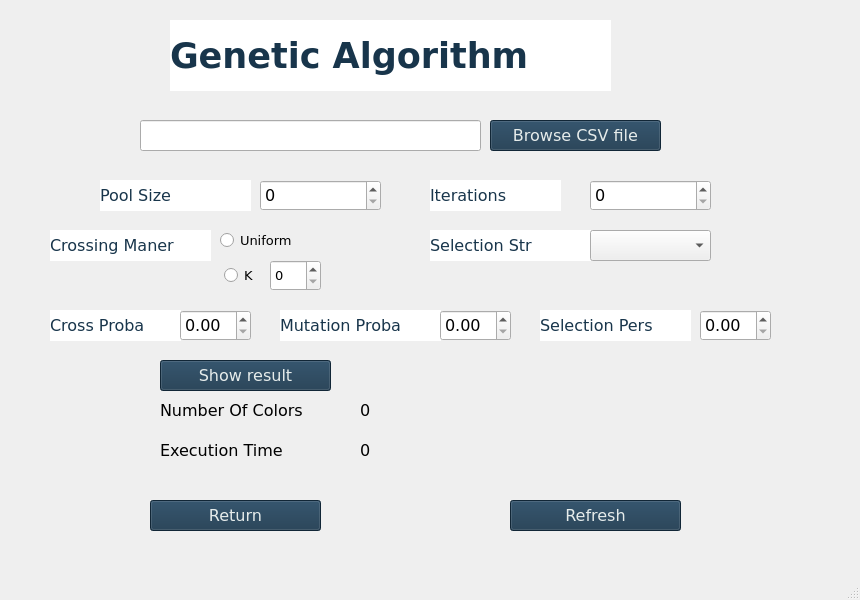
<?xml version="1.0" encoding="UTF-8"?>
<ui version="4.0">
 <class>agScreen</class>
 <widget class="QMainWindow" name="agScreen">
  <property name="geometry">
   <rect>
    <x>0</x>
    <y>0</y>
    <width>860</width>
    <height>600</height>
   </rect>
  </property>
  <property name="windowTitle">
   <string>MainWindow</string>
  </property>
  <widget class="QWidget" name="centralwidget">
   <widget class="QLabel" name="resultLabel1">
    <property name="geometry">
     <rect>
      <x>160</x>
      <y>400</y>
      <width>191</width>
      <height>21</height>
     </rect>
    </property>
    <property name="font">
     <font>
      <family>Verdana</family>
      <pointsize>12</pointsize>
     </font>
    </property>
    <property name="text">
     <string>Number Of Colors</string>
    </property>
   </widget>
   <widget class="QPushButton" name="browseCsvButton">
    <property name="geometry">
     <rect>
      <x>490</x>
      <y>120</y>
      <width>171</width>
      <height>31</height>
     </rect>
    </property>
    <property name="font">
     <font>
      <family>Verdana</family>
      <pointsize>12</pointsize>
     </font>
    </property>
    <property name="styleSheet">
     <string notr="true">background-color: rgb(24, 53, 76);
color: rgb(230, 236, 235);</string>
    </property>
    <property name="text">
     <string>Browse CSV file</string>
    </property>
   </widget>
   <widget class="QLabel" name="poolsizeLabel">
    <property name="geometry">
     <rect>
      <x>100</x>
      <y>180</y>
      <width>151</width>
      <height>31</height>
     </rect>
    </property>
    <property name="font">
     <font>
      <family>Verdana</family>
      <pointsize>12</pointsize>
      <weight>50</weight>
      <bold>false</bold>
     </font>
    </property>
    <property name="layoutDirection">
     <enum>Qt::LeftToRight</enum>
    </property>
    <property name="styleSheet">
     <string notr="true">background-color: rgb(255, 255, 255);
color: rgb(24, 53, 75);
</string>
    </property>
    <property name="text">
     <string>Pool Size</string>
    </property>
   </widget>
   <widget class="QLabel" name="iterationsLabel">
    <property name="geometry">
     <rect>
      <x>430</x>
      <y>180</y>
      <width>131</width>
      <height>31</height>
     </rect>
    </property>
    <property name="font">
     <font>
      <family>Verdana</family>
      <pointsize>12</pointsize>
      <weight>50</weight>
      <bold>false</bold>
     </font>
    </property>
    <property name="layoutDirection">
     <enum>Qt::LeftToRight</enum>
    </property>
    <property name="styleSheet">
     <string notr="true">background-color: rgb(255, 255, 255);
color: rgb(24, 53, 75);
</string>
    </property>
    <property name="text">
     <string>Iterations</string>
    </property>
   </widget>
   <widget class="QPushButton" name="returnButton">
    <property name="geometry">
     <rect>
      <x>150</x>
      <y>500</y>
      <width>171</width>
      <height>31</height>
     </rect>
    </property>
    <property name="font">
     <font>
      <family>Verdana</family>
      <pointsize>12</pointsize>
     </font>
    </property>
    <property name="styleSheet">
     <string notr="true">background-color: rgb(24, 53, 76);
color: rgb(230, 236, 235);</string>
    </property>
    <property name="text">
     <string>Return</string>
    </property>
   </widget>
   <widget class="QLabel" name="resultLabel2">
    <property name="geometry">
     <rect>
      <x>160</x>
      <y>440</y>
      <width>181</width>
      <height>21</height>
     </rect>
    </property>
    <property name="font">
     <font>
      <family>Verdana</family>
      <pointsize>12</pointsize>
     </font>
    </property>
    <property name="text">
     <string>Execution Time</string>
    </property>
   </widget>
   <widget class="QLabel" name="result1">
    <property name="geometry">
     <rect>
      <x>360</x>
      <y>400</y>
      <width>151</width>
      <height>21</height>
     </rect>
    </property>
    <property name="font">
     <font>
      <family>Verdana</family>
      <pointsize>12</pointsize>
     </font>
    </property>
    <property name="text">
     <string>0</string>
    </property>
   </widget>
   <widget class="QPushButton" name="submitButton">
    <property name="geometry">
     <rect>
      <x>160</x>
      <y>360</y>
      <width>171</width>
      <height>31</height>
     </rect>
    </property>
    <property name="font">
     <font>
      <family>Verdana</family>
      <pointsize>12</pointsize>
     </font>
    </property>
    <property name="styleSheet">
     <string notr="true">background-color: rgb(24, 53, 76);
color: rgb(230, 236, 235);</string>
    </property>
    <property name="text">
     <string>Show result</string>
    </property>
   </widget>
   <widget class="QLabel" name="screenTitle">
    <property name="geometry">
     <rect>
      <x>170</x>
      <y>20</y>
      <width>441</width>
      <height>71</height>
     </rect>
    </property>
    <property name="font">
     <font>
      <family>Verdana</family>
      <pointsize>26</pointsize>
      <weight>75</weight>
      <bold>true</bold>
     </font>
    </property>
    <property name="layoutDirection">
     <enum>Qt::LeftToRight</enum>
    </property>
    <property name="styleSheet">
     <string notr="true">background-color: rgb(255, 255, 255);
color: rgb(24, 53, 75);
</string>
    </property>
    <property name="text">
     <string>Genetic Algorithm</string>
    </property>
   </widget>
   <widget class="QSpinBox" name="iterationsInput">
    <property name="geometry">
     <rect>
      <x>590</x>
      <y>180</y>
      <width>121</width>
      <height>31</height>
     </rect>
    </property>
    <property name="font">
     <font>
      <family>Verdana</family>
      <pointsize>12</pointsize>
     </font>
    </property>
    <property name="maximum">
     <number>50000</number>
    </property>
   </widget>
   <widget class="QLineEdit" name="filename">
    <property name="geometry">
     <rect>
      <x>140</x>
      <y>120</y>
      <width>341</width>
      <height>31</height>
     </rect>
    </property>
    <property name="text">
     <string/>
    </property>
   </widget>
   <widget class="QPushButton" name="refrechButton">
    <property name="geometry">
     <rect>
      <x>510</x>
      <y>500</y>
      <width>171</width>
      <height>31</height>
     </rect>
    </property>
    <property name="font">
     <font>
      <family>Verdana</family>
      <pointsize>12</pointsize>
     </font>
    </property>
    <property name="styleSheet">
     <string notr="true">background-color: rgb(24, 53, 76);
color: rgb(230, 236, 235);</string>
    </property>
    <property name="text">
     <string>Refresh</string>
    </property>
   </widget>
   <widget class="QLabel" name="result2">
    <property name="geometry">
     <rect>
      <x>360</x>
      <y>440</y>
      <width>151</width>
      <height>21</height>
     </rect>
    </property>
    <property name="font">
     <font>
      <family>Verdana</family>
      <pointsize>12</pointsize>
     </font>
    </property>
    <property name="text">
     <string>0</string>
    </property>
   </widget>
   <widget class="QSpinBox" name="poolsizeInput">
    <property name="geometry">
     <rect>
      <x>260</x>
      <y>180</y>
      <width>121</width>
      <height>31</height>
     </rect>
    </property>
    <property name="font">
     <font>
      <family>Verdana</family>
      <pointsize>12</pointsize>
     </font>
    </property>
    <property name="maximum">
     <number>50000</number>
    </property>
   </widget>
   <widget class="QLabel" name="crossprobaLabel">
    <property name="geometry">
     <rect>
      <x>50</x>
      <y>310</y>
      <width>131</width>
      <height>31</height>
     </rect>
    </property>
    <property name="font">
     <font>
      <family>Verdana</family>
      <pointsize>12</pointsize>
      <weight>50</weight>
      <bold>false</bold>
     </font>
    </property>
    <property name="layoutDirection">
     <enum>Qt::LeftToRight</enum>
    </property>
    <property name="styleSheet">
     <string notr="true">background-color: rgb(255, 255, 255);
color: rgb(24, 53, 75);
</string>
    </property>
    <property name="text">
     <string>Cross Proba</string>
    </property>
   </widget>
   <widget class="QDoubleSpinBox" name="crossprobaInput">
    <property name="geometry">
     <rect>
      <x>180</x>
      <y>310</y>
      <width>71</width>
      <height>31</height>
     </rect>
    </property>
    <property name="font">
     <font>
      <family>Verdana</family>
      <pointsize>12</pointsize>
     </font>
    </property>
    <property name="maximum">
     <double>1.000000000000000</double>
    </property>
    <property name="singleStep">
     <double>0.100000000000000</double>
    </property>
   </widget>
   <widget class="QLabel" name="mutationprobaLabel">
    <property name="geometry">
     <rect>
      <x>280</x>
      <y>310</y>
      <width>161</width>
      <height>31</height>
     </rect>
    </property>
    <property name="font">
     <font>
      <family>Verdana</family>
      <pointsize>12</pointsize>
      <weight>50</weight>
      <bold>false</bold>
     </font>
    </property>
    <property name="layoutDirection">
     <enum>Qt::LeftToRight</enum>
    </property>
    <property name="styleSheet">
     <string notr="true">background-color: rgb(255, 255, 255);
color: rgb(24, 53, 75);
</string>
    </property>
    <property name="text">
     <string>Mutation Proba</string>
    </property>
   </widget>
   <widget class="QDoubleSpinBox" name="mutationprobaInput">
    <property name="geometry">
     <rect>
      <x>440</x>
      <y>310</y>
      <width>71</width>
      <height>31</height>
     </rect>
    </property>
    <property name="font">
     <font>
      <family>Verdana</family>
      <pointsize>12</pointsize>
     </font>
    </property>
    <property name="maximum">
     <double>1.000000000000000</double>
    </property>
    <property name="singleStep">
     <double>0.100000000000000</double>
    </property>
   </widget>
   <widget class="QLabel" name="selectionperLabel">
    <property name="geometry">
     <rect>
      <x>540</x>
      <y>310</y>
      <width>151</width>
      <height>31</height>
     </rect>
    </property>
    <property name="font">
     <font>
      <family>Verdana</family>
      <pointsize>12</pointsize>
      <weight>50</weight>
      <bold>false</bold>
     </font>
    </property>
    <property name="layoutDirection">
     <enum>Qt::LeftToRight</enum>
    </property>
    <property name="styleSheet">
     <string notr="true">background-color: rgb(255, 255, 255);
color: rgb(24, 53, 75);
</string>
    </property>
    <property name="text">
     <string>Selection Pers</string>
    </property>
   </widget>
   <widget class="QDoubleSpinBox" name="selectionperInput">
    <property name="geometry">
     <rect>
      <x>700</x>
      <y>310</y>
      <width>71</width>
      <height>31</height>
     </rect>
    </property>
    <property name="font">
     <font>
      <family>Verdana</family>
      <pointsize>12</pointsize>
     </font>
    </property>
    <property name="maximum">
     <double>1.000000000000000</double>
    </property>
    <property name="singleStep">
     <double>0.100000000000000</double>
    </property>
   </widget>
   <widget class="QLabel" name="crossingmanerLabel">
    <property name="geometry">
     <rect>
      <x>50</x>
      <y>230</y>
      <width>161</width>
      <height>31</height>
     </rect>
    </property>
    <property name="font">
     <font>
      <family>Verdana</family>
      <pointsize>12</pointsize>
      <weight>50</weight>
      <bold>false</bold>
     </font>
    </property>
    <property name="layoutDirection">
     <enum>Qt::LeftToRight</enum>
    </property>
    <property name="styleSheet">
     <string notr="true">background-color: rgb(255, 255, 255);
color: rgb(24, 53, 75);
</string>
    </property>
    <property name="text">
     <string>Crossing Maner</string>
    </property>
   </widget>
   <widget class="QLabel" name="selectionstrLabel">
    <property name="geometry">
     <rect>
      <x>430</x>
      <y>230</y>
      <width>161</width>
      <height>31</height>
     </rect>
    </property>
    <property name="font">
     <font>
      <family>Verdana</family>
      <pointsize>12</pointsize>
      <weight>50</weight>
      <bold>false</bold>
     </font>
    </property>
    <property name="layoutDirection">
     <enum>Qt::LeftToRight</enum>
    </property>
    <property name="styleSheet">
     <string notr="true">background-color: rgb(255, 255, 255);
color: rgb(24, 53, 75);
</string>
    </property>
    <property name="text">
     <string>Selection Str</string>
    </property>
   </widget>
   <widget class="QComboBox" name="selectionstrInput">
    <property name="geometry">
     <rect>
      <x>590</x>
      <y>230</y>
      <width>121</width>
      <height>31</height>
     </rect>
    </property>
    <property name="font">
     <font>
      <family>Verdana</family>
      <pointsize>9</pointsize>
     </font>
    </property>
    <property name="maxVisibleItems">
     <number>5</number>
    </property>
   </widget>
   <widget class="QRadioButton" name="uniformButton">
    <property name="geometry">
     <rect>
      <x>220</x>
      <y>230</y>
      <width>95</width>
      <height>20</height>
     </rect>
    </property>
    <property name="font">
     <font>
      <family>Verdana</family>
      <pointsize>10</pointsize>
     </font>
    </property>
    <property name="text">
     <string>Uniform</string>
    </property>
   </widget>
   <widget class="QRadioButton" name="kButton">
    <property name="geometry">
     <rect>
      <x>224</x>
      <y>260</y>
      <width>91</width>
      <height>31</height>
     </rect>
    </property>
    <property name="font">
     <font>
      <family>Verdana</family>
      <pointsize>10</pointsize>
     </font>
    </property>
    <property name="text">
     <string>K</string>
    </property>
   </widget>
   <widget class="QSpinBox" name="knumberInput">
    <property name="geometry">
     <rect>
      <x>270</x>
      <y>260</y>
      <width>51</width>
      <height>31</height>
     </rect>
    </property>
    <property name="font">
     <font>
      <family>Verdana</family>
      <pointsize>10</pointsize>
     </font>
    </property>
    <property name="maximum">
     <number>50</number>
    </property>
   </widget>
  </widget>
  <widget class="QMenuBar" name="menubar">
   <property name="geometry">
    <rect>
     <x>0</x>
     <y>0</y>
     <width>860</width>
     <height>26</height>
    </rect>
   </property>
  </widget>
  <widget class="QStatusBar" name="statusbar"/>
 </widget>
 <resources/>
 <connections/>
</ui>
